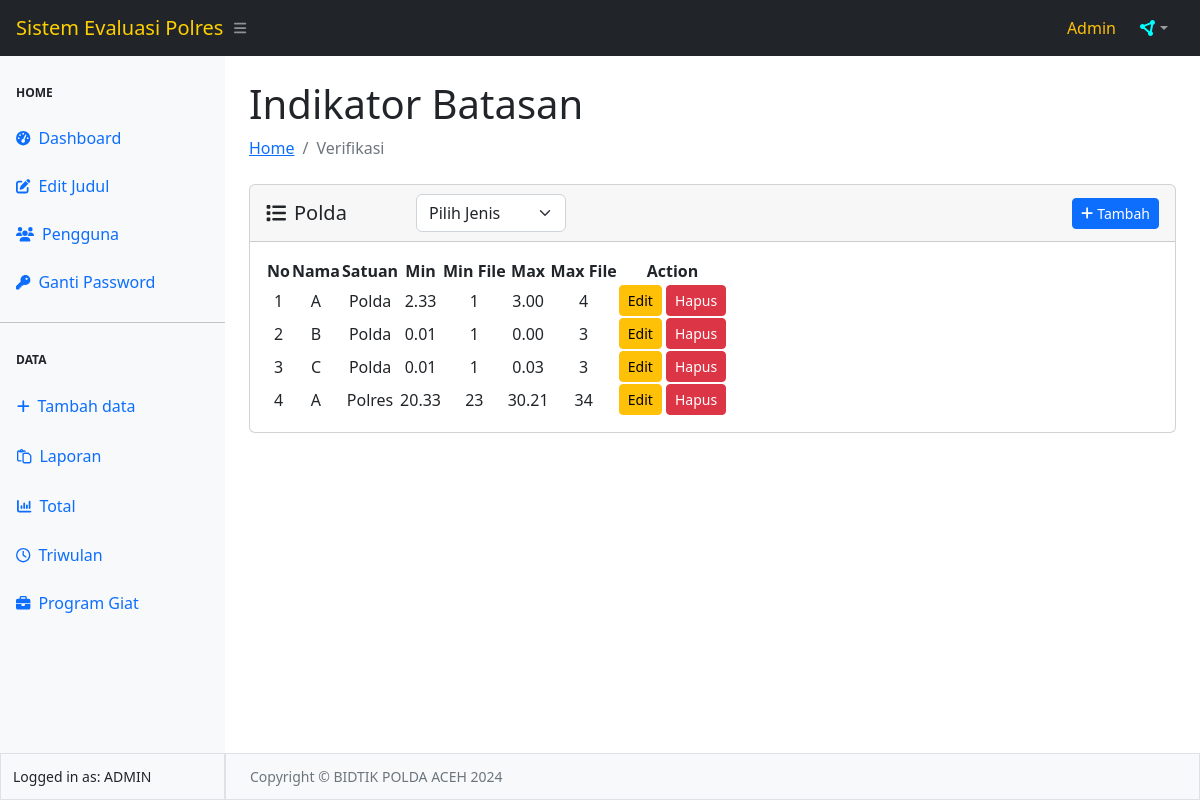
/laporan/polda/batasan.php (signed in), run on the app's committed database.
### tables this page shows
CREATE TABLE `batasan` (
  `id` int(11) NOT NULL,
  `satuan` varchar(25) NOT NULL,
  `nama` varchar(25) NOT NULL,
  `min` float NOT NULL,
  `max` float NOT NULL,
  `min_file` int(11) NOT NULL,
  `max_file` int(11) NOT NULL
);

### user/function/functions.php (called while the page is built)
<?php
    function getData($sql) {
        global $koneksi;
        $result = mysqli_query($koneksi, $sql);
        $rows   = [];
        while ($row = mysqli_fetch_assoc($result)) {
            $rows[] = $row;
        }
        return $rows;
    }
    function userLogin() {
        $userActive = $_SESSION["ssUser"];
        $dataUser   = getData("SELECT * FROM user WHERE username = '$userActive'")[0];
        return $dataUser;
    }
?>

### config/conn.php (called while the page is built, shortened)
<?php
    $main_url = "http://localhost/Sistem-Evaluasi-Polres-main/";
?>

### laporan/polda/batasan.php (the view, shortened to what this page needs)
<?php
require_once "../../config/conn.php";
require_once "../../user/function/functions.php";
require_once "../../template/header.php";
require_once "../../template/navbar.php";
require_once "../../template/sidebar.php";
?>
<div id="layoutSidenav_content">
  <main>
    <div class="container-fluid px-4">
      <h1 class="mt-4">Indikator Batasan</h1>
      <ol class="breadcrumb mb-4">
        <li class="breadcrumb-item"><a href="../../index.php">Home</a></li>
        <li class="breadcrumb-item active">Verifikasi</li>
      </ol>
      <div class="card">
        <div class="card-header d-inline-flex justify-content-between align-items-center">
          <div class="d-flex align-items-center justify-content-start">
            <span class="h5 my-2 d-flex align-items-center " style="width: 150px;"><i class="fa-solid fa-list me-2"></i> Polda</span>
            <div class="d-flex align-items-center gap-2">
              <select
                class="form-select"
                id="triwulan"
                name="triwulan"
                aria-placeholder="triwulan"
                onchange="updateTriwulan()"
                style="width: 150px;">
                <option value="" disabled selected>Pilih Jenis</option>
              </select>
            </div>
          </div>
          <div class="">
            <?php if (userLogin()['role'] == 1) { ?>
              <a href="<?= $main_url ?>verifikasi/polda/add_batasan.php"
                class="btn btn-sm btn-primary float-end"><i class="fa-solid fa-plus"></i> Tambah</a>
            <?php } ?>
          </div>
        </div>
        <div class="card-body">
          <table class="display" id="exampleNoSetting">
            <thead>
              <tr>
                <th scope="col">No</th>
                <th scope="col">
                  <center>Nama</center>
                </th>
                <th scope="col">
                  <center>Satuan</center>
                </th>
                <th scope="col">
                  <center>Min</center>
                </th>
                <th scope="col">
                  <center>Min File</center>
                </th>
                <th scope="col">
                  <center>Max</center>
                </th>
                <th scope="col">
                  <center>Max File</center>
                </th>
                <th scope="col">
                  <center>Action</center>
                </th>
              </tr>
            </thead>
            <tbody>
              <?php
              $queryBatasan = "SELECT * FROM batasan ORDER BY id ASC";
              $resultBatasan = mysqli_query($koneksi, $queryBatasan);
              $no = 1;
              while ($dataBatasan = mysqli_fetch_array($resultBatasan)) {
                $nama = $dataBatasan["nama"];
                $satuan = $dataBatasan["satuan"];
                $min = $dataBatasan["min"];
                $max = $dataBatasan["max"];
                $min_file = $dataBatasan["min_file"];
                $max_file = $dataBatasan["max_file"];
              ?>
                <tr>
                  <td>
                    <center><?= $no++ ?></center>
                  </td>
                  <td>
                    <center><?= htmlspecialchars($nama) ?></center>
                  </td>
                  <td>
                    <center><?= htmlspecialchars($satuan) ?></center>
                  </td>
                  <td>
                    <center><?= number_format($min, 2) ?></center>
                  </td>
                  <td>
                    <center><?= $min_file ?></center>
                  </td>
                  <td>
                    <center><?= number_format($max, 2) ?></center>
                  </td>
                  <td>
                    <center><?= $max_file  ?></center>
                  </td>
                  <td>
                    <button class="btn btn-sm btn-warning" onclick="openEditModal('<?= $dataBatasan['id'] ?>', '<?= htmlspecialchars($dataBatasan['nama']) ?>', '<?= htmlspecialchars($dataBatasan['satuan']) ?>', <?= $dataBatasan['min'] ?>, <?= $dataBatasan['max'] ?>,<?= $dataBatasan['min_file'] ?>, <?= $dataBatasan['max_file'] ?>)">Edit</button>
                    <button class="btn btn-sm btn-danger" onclick="openDeleteModal('<?= $dataBatasan['id'] ?>')">Hapus</button>
                  </td>
                </tr>
              <?php } ?>
            </tbody>
          </table>
        </div>
      </div>
    </div>
  </main>
  <?php
  require_once "../../template/footer.php";
  ?>

### data on the page
batasan: nama "A", satuan "Polda", min "2.33", min_file "1", max "3.00", max_file "4"
batasan: nama "B", satuan "Polda", min "0.01", min_file "1", max "0.00", max_file "3"
batasan: nama "C", satuan "Polda", min "0.01", min_file "1", max "0.03", max_file "3"
batasan: nama "A", satuan "Polres", min "20.33", min_file "23", max "30.21", max_file "34"

### other printed values
$main_title "Sistem Evaluasi Polres"
$_SESSION["ssUser"] "Admin"
$_SESSION["ssUser"] "ADMIN"
